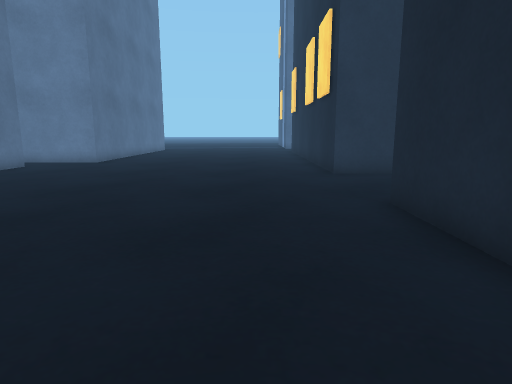
[1] (above)

23 first-person views from a walk through a scene from a Unity 3-D project. The camera is 0.64 m above the floor, tilts 10° down and sees 75° across. Doors are open. The floor is counted in squares, 0.5 m on a side. Each view is taken from the middle of a square. On the plan, view 1 faces up. The plan holds only what a view shows up to about 14 squares ahead; the rest is blank. The place goes on beyond the plan.

[2]
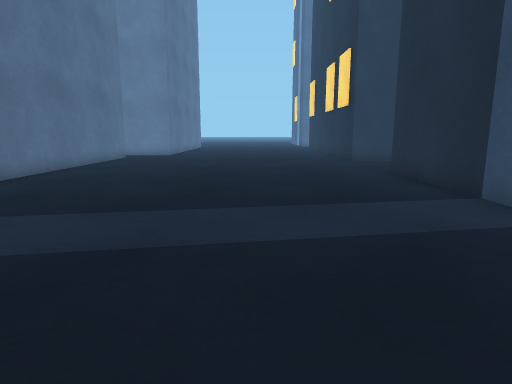

[3]
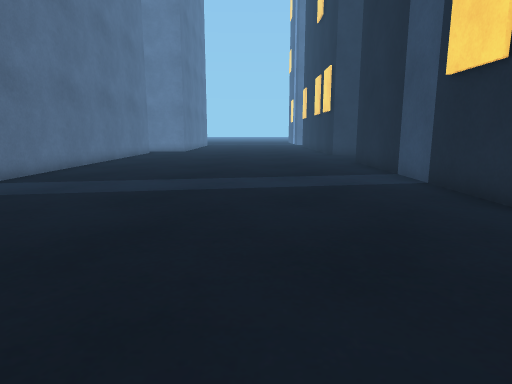

[4]
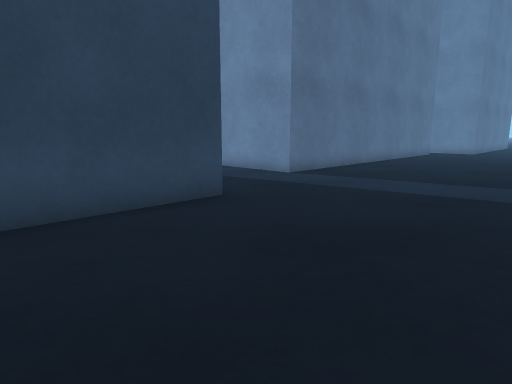

[5]
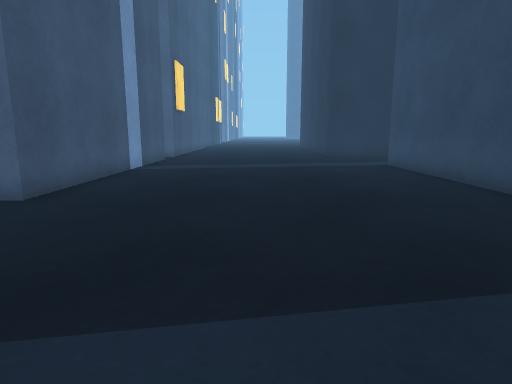

[6]
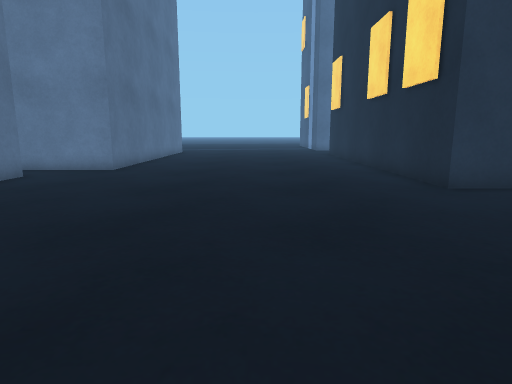

[7]
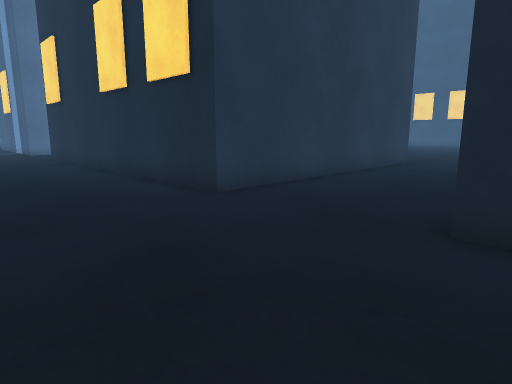

[8]
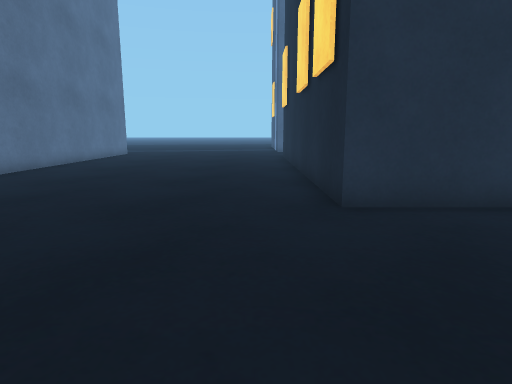

[9]
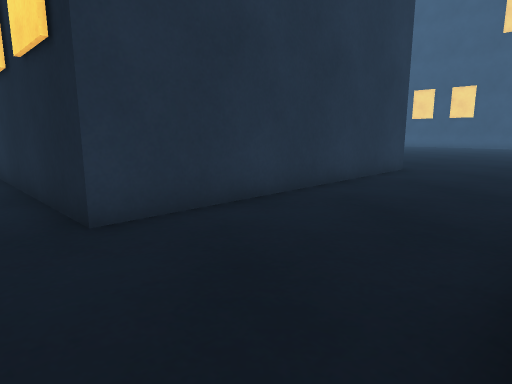

[10]
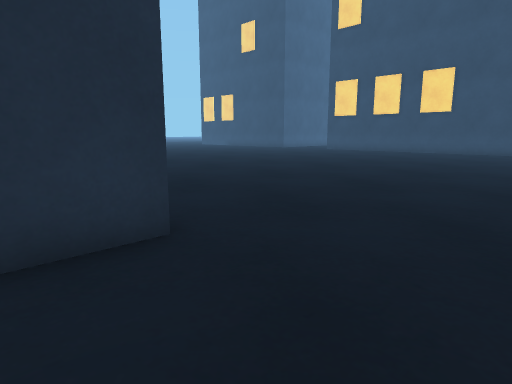

[11]
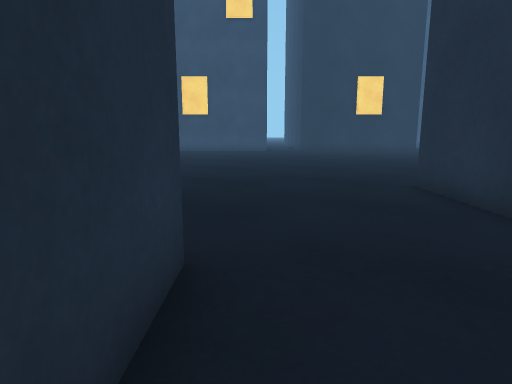

[12]
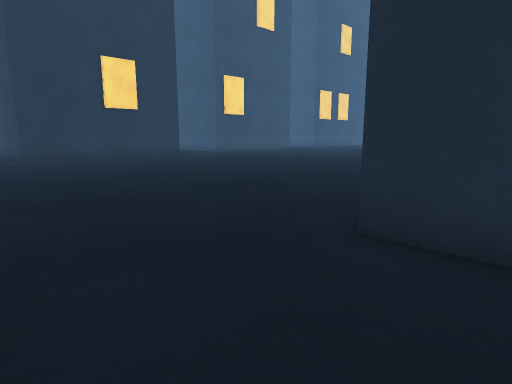

[13]
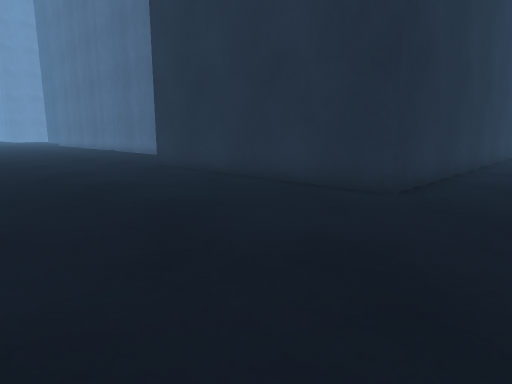

[14]
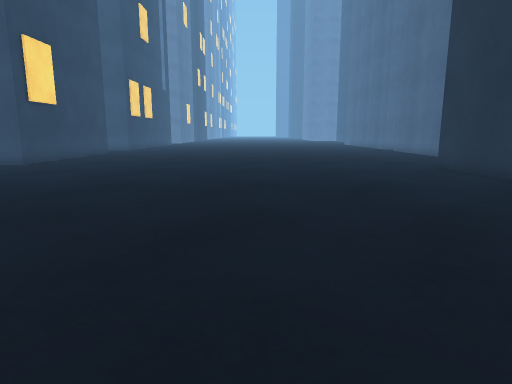

[15]
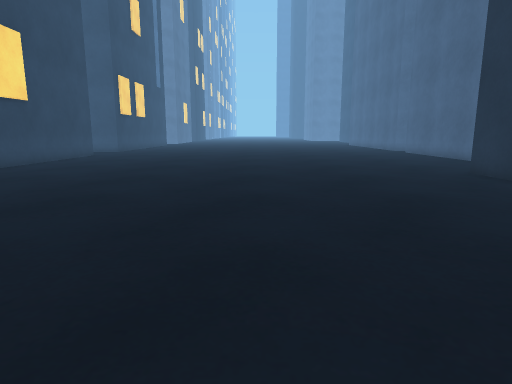

[16]
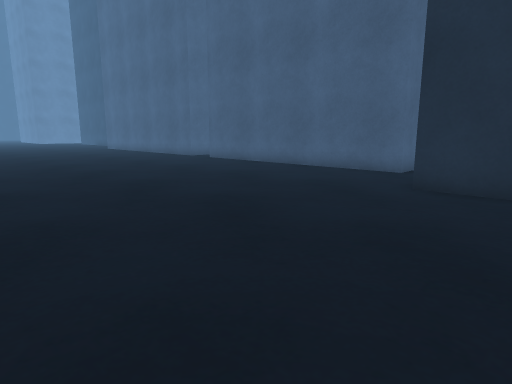

[17]
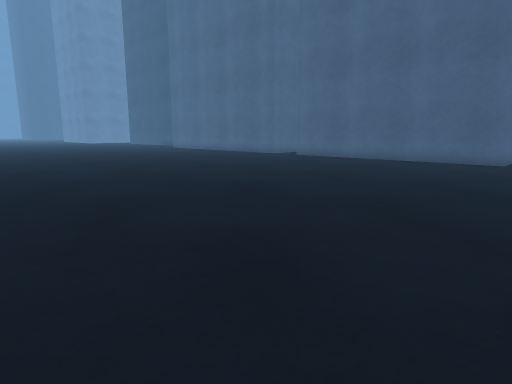

[18]
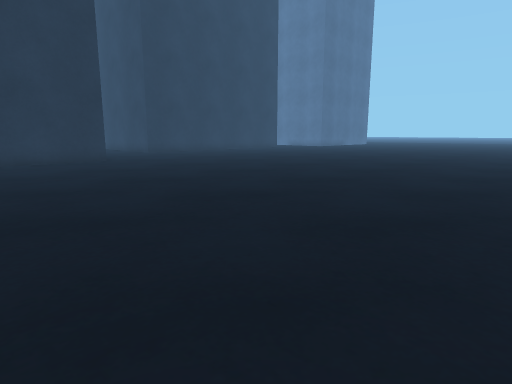

[19]
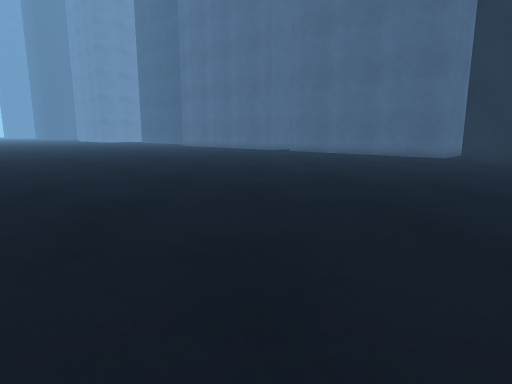

[20]
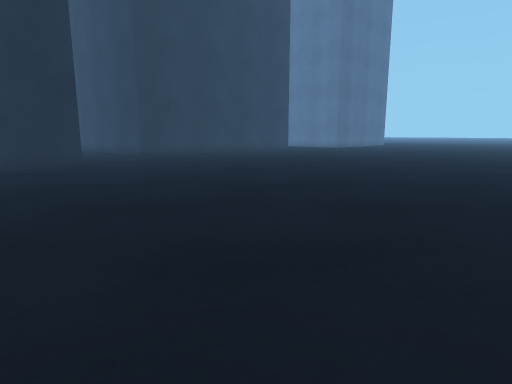

[21]
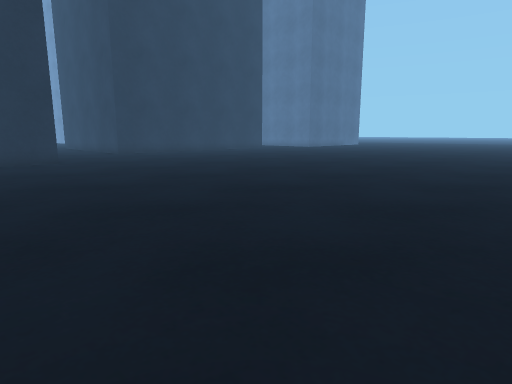

[22]
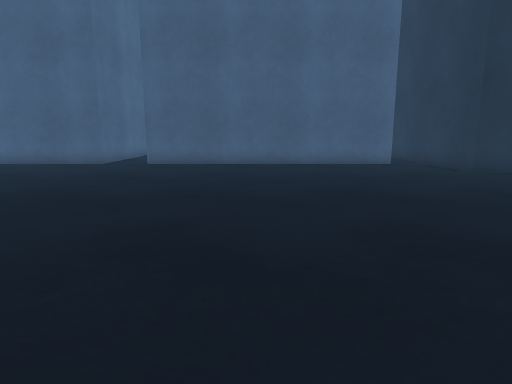

[23]
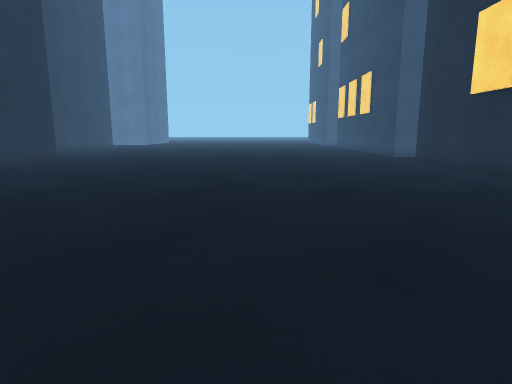

### Floor plan
Points are (right, up) in squares from view 1. A wall is a line through its corners. A room is listed if a view was taken in it or the views show most of it. See-through windows are left out.
Room 1 (views 1, 2, 3, 4, 5, 6, 7, 8, 9, 10, 11)
walls: (2.5, -3.2) (2.5, 6.1); (-7.4, -4.5) (-7.4, -12.8); (7.6, 6.1) (14.5, 6.1); (-9, 9.2) (-9, -0.5) (-10.5, -0.5); (2.5, -13.2) (2.5, -5.3); (-9, 13) (-9, 11.6); (13.2, 10.7) (2.5, 10.7) (2.5, 18.5); (-7, 18.5) (-7, 14.8) (-10.4, 14.8)
ways out: opening at (13.8, 8.5) to room 2; opening at (15, -16.5) to room 2
Room 2 (views 12, 13, 14, 15, 16, 17, 18, 19, 20, 21, 22, 23)
walls: (34.5, 0.8) (34.5, 5.4); (15, -5.3) (15, -15.6); (34.5, -7.4) (34.5, -4.6) (35.5, -4.6); (14.5, 6.1) (18, 6.1) (18, -3.8) (14.6, -3.8); (15, -17.4) (15, -18.5)
ways out: opening at (13.8, 8.5) to room 1; opening at (15, -16.5) to room 1

Positions as (right, up) in squares from view 1, and headings:
1: (0, 0), facing up
2: (-2, -5), facing up
3: (-2, -9), facing up
4: (-2, -9), facing up-left
5: (-2, 1), facing down
6: (-2, 3), facing up
7: (-2, 5), facing up-right
8: (1, 5), facing up
9: (1, 6), facing up-right
10: (11, 7), facing up-right
11: (10, 10), facing right
12: (16, 10), facing down-right
13: (25, 9), facing down-left
14: (25, 9), facing down
15: (25, 7), facing down
16: (26, -1), facing down-left
17: (31, -3), facing down-left
18: (34, 0), facing up-left
19: (34, 0), facing down-left
20: (31, 2), facing up-left
21: (34, 2), facing up-left
22: (29, -11), facing left
23: (27, -9), facing up
